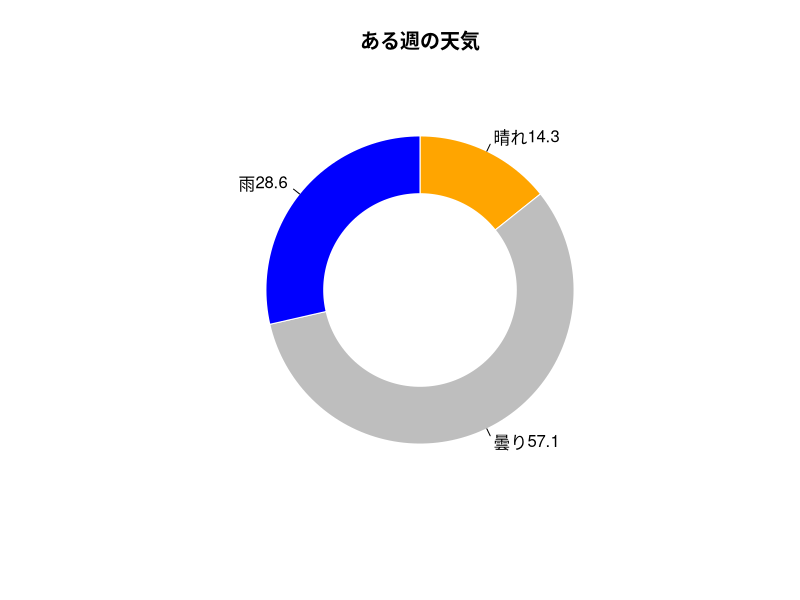

This chart was generated by the following R code:
tenki <- c("hare", "kumori", "hare", "hare", "kumori", "ame", "hare")
print(table(tenki))
counts <- table(tenki)
percentages <- prop.table(counts) * 100
colors <- c("orange", "gray", "blue", "green", "yellow", "lightblue")
pie(percentages, col = colors, main = "ある週の天気", border = "white", clockwise = TRUE, labels = paste0( c("晴れ", "曇り", "雨"),round(percentages, 1)))
par(new = TRUE)
pie(1, radius = 0.5, col = "white", border = "white", labels = "")
